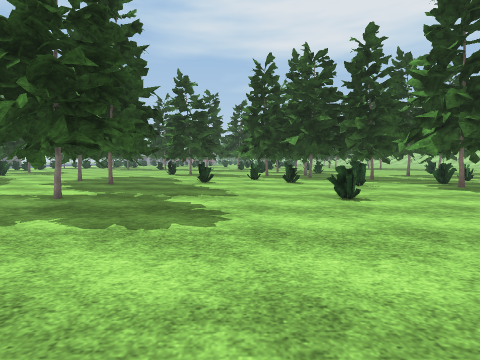
View 1 (above)

24 first-person views from a walk through a 3-D level made in the Unity game engine. The camera is 1.2 m above the floor, tilts 4° down and sees 80° across. The floor is counted in squares, 2 m on a side. Each view is taken from the middle of a square. On the plan, view 1 faces up. The plan holds only what a view shows up to about 9 squares ahead; the rest is blank. The place goes on beyond the plan. Some animated figures are not drawn. Some surface patterns are stand-ins.

View 2
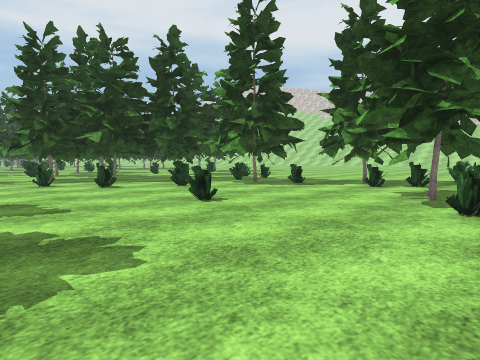

View 3
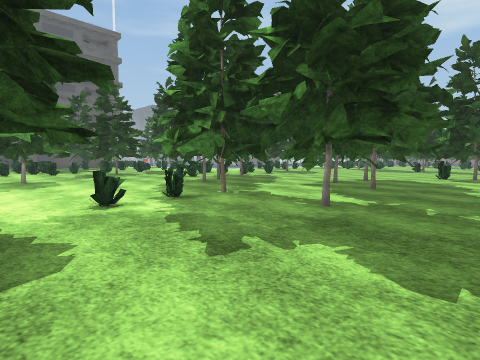

View 4
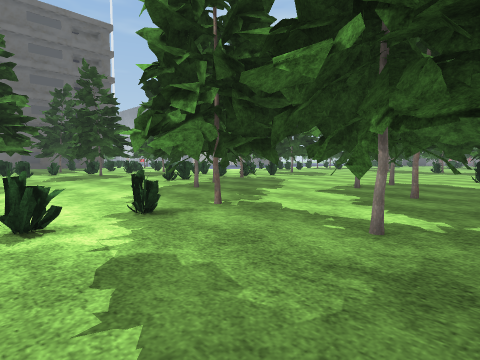

View 5
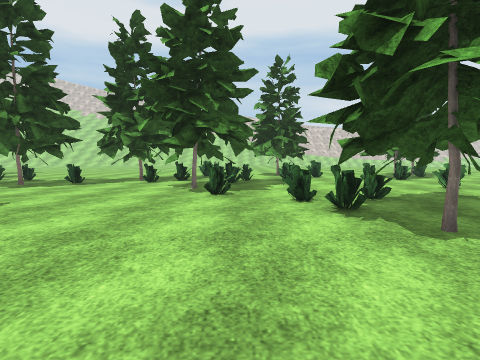

View 6
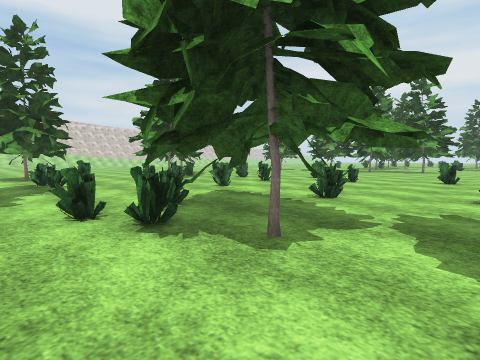

View 7
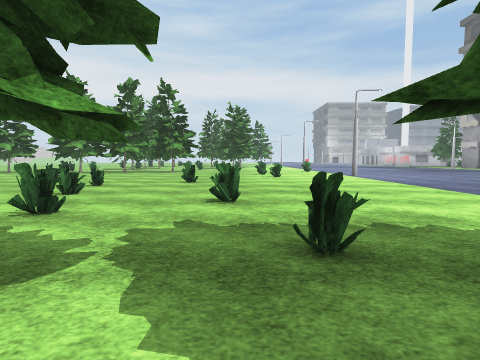

View 8
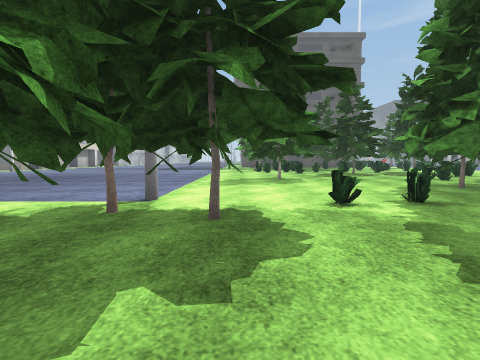

View 9
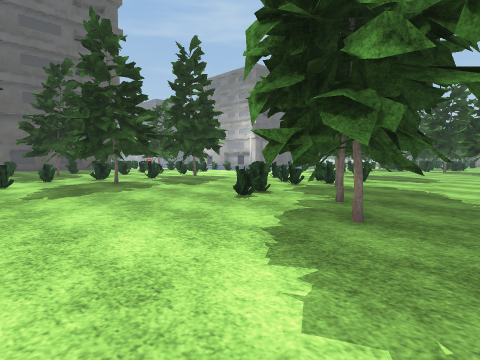

View 10
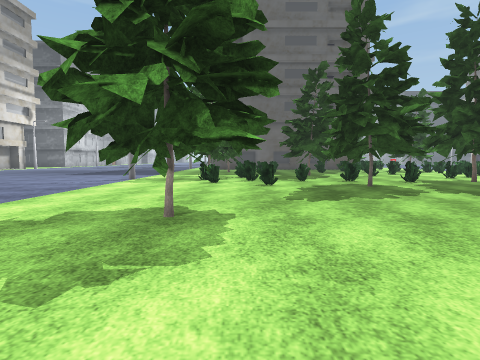

View 11
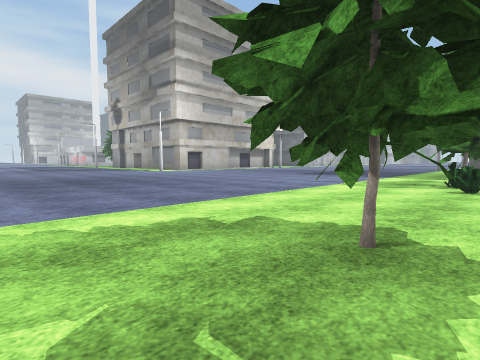

View 12
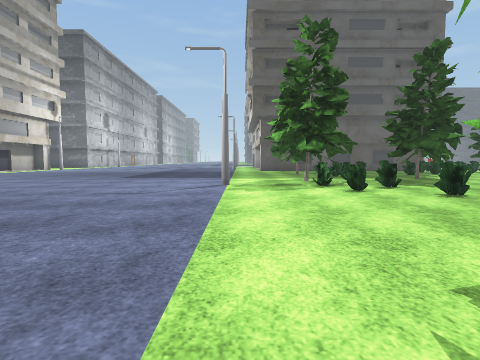

View 13
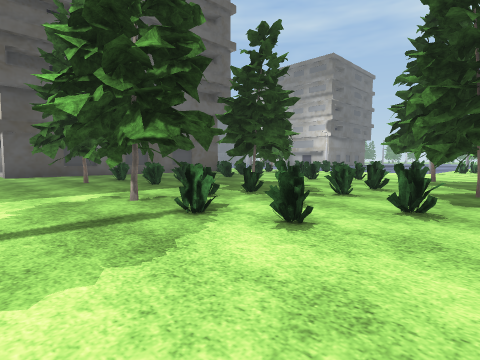

View 14
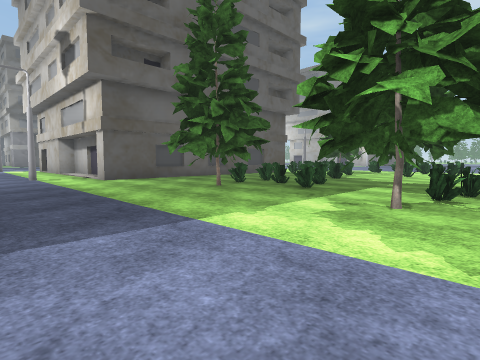

View 15
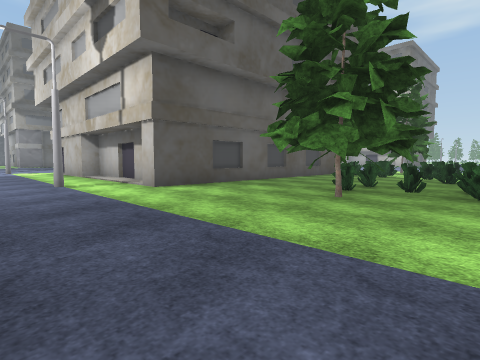

View 16
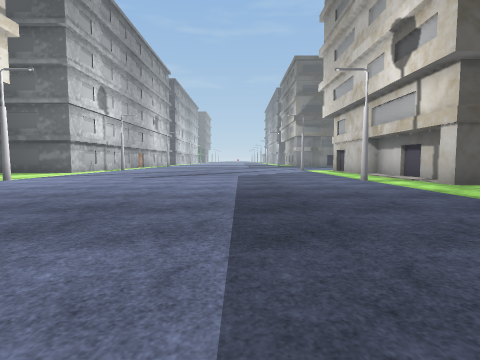

View 17
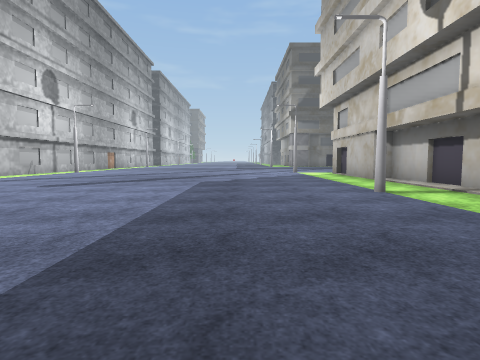

View 18
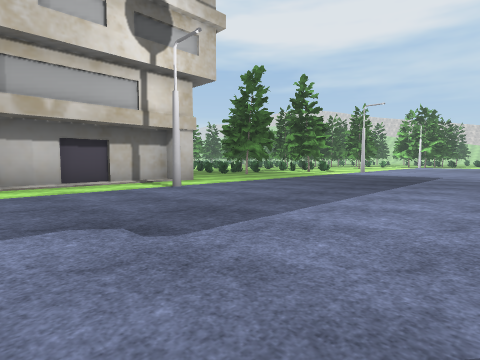

View 19
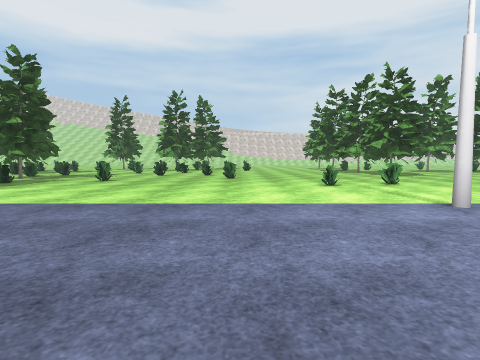

View 20
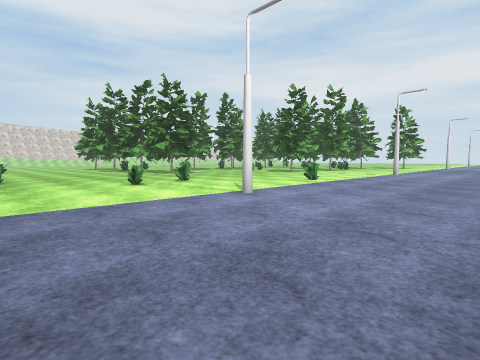

View 21
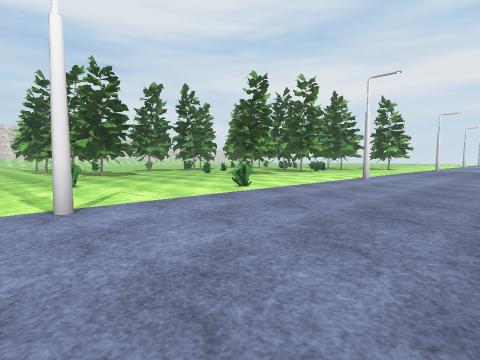

View 22
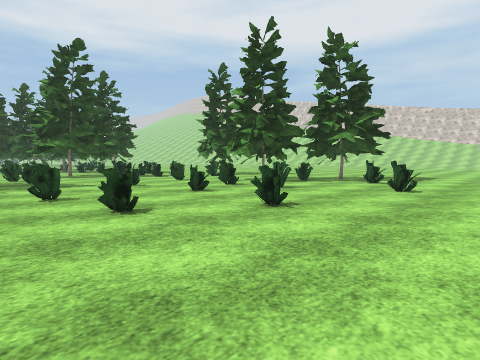

View 23
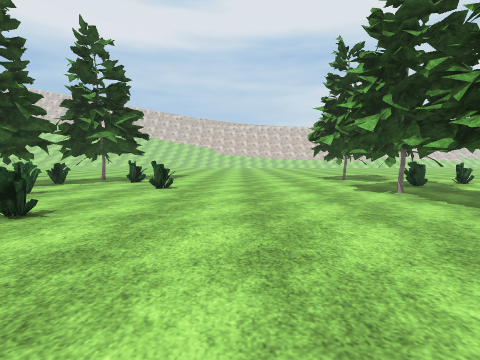

View 24
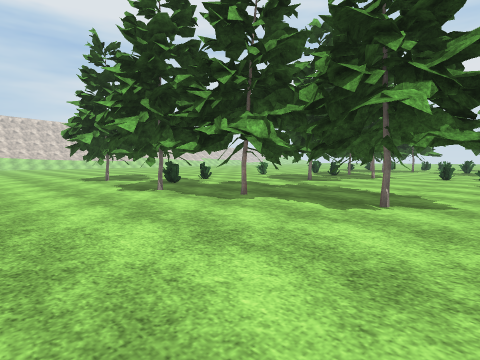

### Floor plan
Key: @ floor where view 1 was taken; # wall or solid block; x gap in a wall; . floor; B bush; T thing the floor can be seen under or through; U building; O other object.
Columns run from 30 left of view 1 to 11 right of it. Each row starts with its distance up from view 1.
 12                      ... ..B# .#
 11                     .O.....## ###
 10                #   OOB...#... .###
  9              O.##..OB##..##....B###...
  8         .B .O..B.....##..###.B.B..#..O
  7         ..B...O.....BB##..#T.....B#BB.
  6      U......##.B##... ##...T......##..
  5      U...B..# .B##.....#TTTTT......B#..
  4      U..B.BB.B..B........TTTT...B...##..
  3      U..###..B#B...##....B..........B...
  2 UUUUUU..###.TTBB....#....BT......### O.B
  1 U....U......TT...........TTT.....B#.O.
  0 ....#.........#..........TTT#.@BB....B.##
 -1 .........................TTT#.##B...B  ##
 -2 ............................B..x......B
 -3 ...............................B..B.B..
 -4 .............................B.......B#..
 -5 ................ ...............B.B.B#B#.
 -6 ........... ...   ..................B...#
 -7 ..........  ..     .............B......B#
 -8 .........           ..........B...B..B....
 -9 .......              .....................
-10 .. ...               .......B............
-11    ..                ....#................
-12     U                .......B.............
-13                      ............TTTTT.##.
-14                      ...........TTTTT.B.#
-15                      .....B.....#........
-16                       .......   ......B..
-17                       ......    ...##. ..
-18                       .....     O..##

Where each view was taken, in squares from view 1:
view 1: 0 up, 0 right, facing up
view 2: 1 up, 1 left, facing up-right
view 3: 1 up, 1 left, facing up-left
view 4: 2 up, 2 left, facing up-left
view 5: 1 up, 2 left, facing right
view 6: 1 up, 1 left, facing down-right
view 7: 0 up, 1 left, facing down
view 8: 1 up, 1 left, facing left
view 9: 3 up, 6 left, facing up-left
view 10: 3 up, 7 left, facing left
view 11: 3 up, 8 left, facing down-left
view 12: 0 up, 9 left, facing left
view 13: 0 up, 13 left, facing up-left
view 14: 2 down, 16 left, facing up-left
view 15: 2 down, 19 left, facing up-left
view 16: 4 down, 18 left, facing left
view 17: 3 down, 21 left, facing left
view 18: 6 down, 30 left, facing up-right
view 19: 8 down, 9 left, facing right
view 20: 7 down, 9 left, facing down-right
view 21: 10 down, 9 left, facing down-right
view 22: 10 down, 1 right, facing up-right
view 23: 10 down, 1 right, facing right
view 24: 10 down, 1 right, facing down-right
